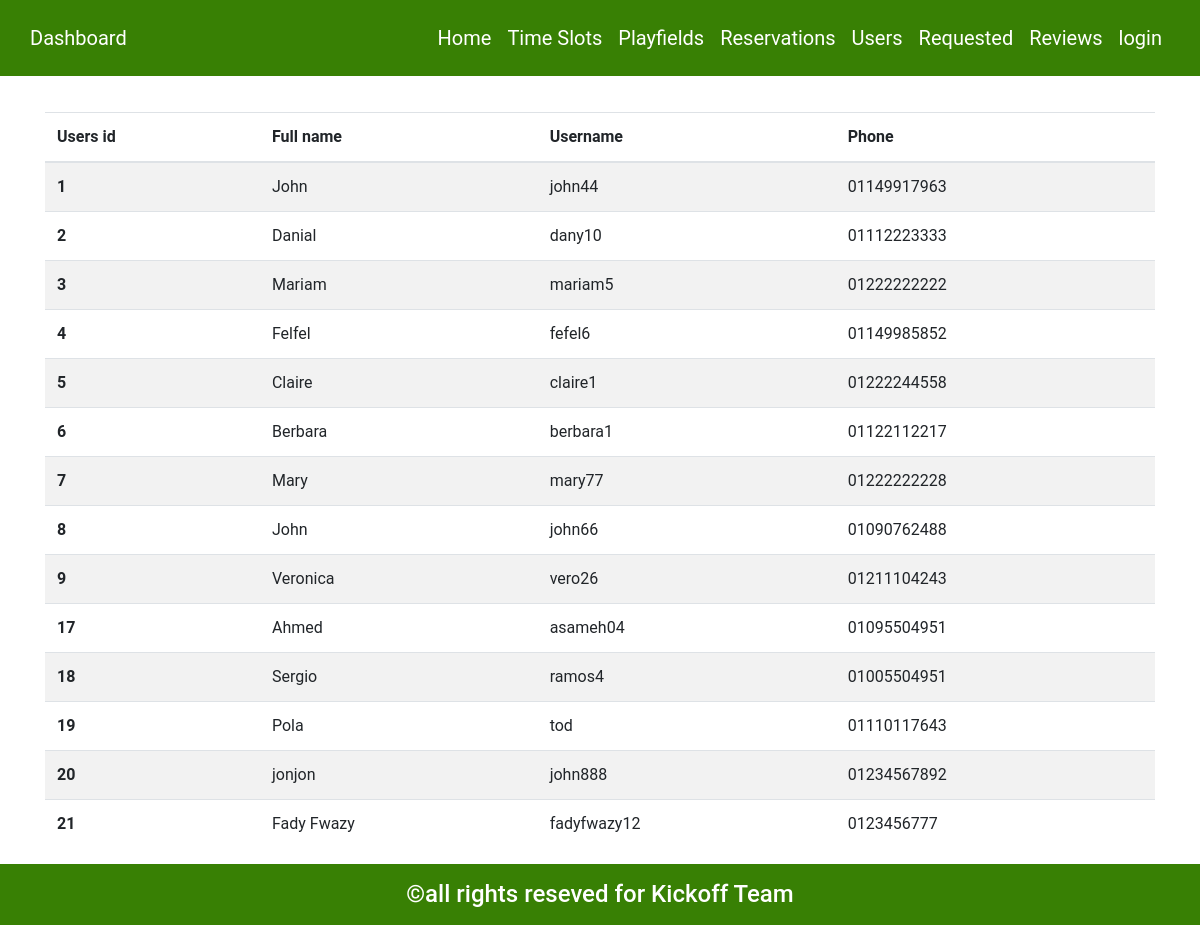
/dashboard/users.php, run on the app's committed database.
### tables this page shows
CREATE TABLE `users` (
  `users_id` int(11) NOT NULL,
  `full_name` varchar(255) NOT NULL,
  `uname` varchar(255) NOT NULL,
  `phone` varchar(255) NOT NULL,
  `pass` varchar(100) NOT NULL
);

### dashboard/users.php (the view, shortened to what this page needs)
<!DOCTYPE html>
<html lang="en">
    <head>
        <link rel="stylesheet" href="css/bootstrap.min.css">
        <link rel="stylesheet" href="css/all.css">
        <link rel="stylesheet" href="css/dashboard_style.css">
    </head>
    <body>
        <?php include('includes/navbar.php') ?>
        <section class="reservations-details mt-7">
            <div class="container">
                <div class="row">
                    <div class="col-12">
                        <div class="row no-gutters">
                            <div class="col-12">
                                <div class="table-responsive">
                                    <table class="table table-striped min-height-table">
                                        <thead>
                                            <tr>
                                                <th scope="col">Users id</th>
                                                <th scope="col">Full name</th>
                                                <th scope="col">Username</th>
                                                <th scope="col">Phone</th>
                                            </tr>
                                        </thead>
                                        <tbody>
                                            <?php
                                            require_once('connection.php');
                                            $users = "SELECT * FROM users ORDER by users_id ASC";
                                            $query = mysqli_query($conn,$users) or die("Error:".mysqli_error($conn)) ;
                                            $result= mysqli_fetch_array($query);
                                            do{
                                            ?>
                                            <tr>
                                                <th scope="row"><?php echo $result ['users_id']; ?></th>
                                                <td><?php echo $result ['full_name']; ?></td>
                                                <td><?php echo $result ['uname']; ?></td>
                                                <td><?php echo $result ['phone']; ?></td>
                                            </tr>
                                            <?php
                                            }
                                            while($result=mysqli_fetch_array($query));
                                            ?>
                                        </tbody>
                                    </table>
                                </div>
                            </div>
                        </div>
                    </div>
                </div>
            </div>
        </section>
    </body>
</html>

### dashboard/includes/navbar.php (shortened to what this page needs)
<!DOCTYPE html>
<html lang="en">
    <head>
        <link rel="stylesheet" href="css/bootstrap.min.css">
        <link rel="stylesheet" href="css/all.css">
        <link rel="stylesheet" href="css/dashboard_style.css">
    </head>
    <body>
        <nav class="navbar navbar-expand-lg navbar-dark bg-main fixed-top">
            <div class="container-fluid">
                <a class="navbar-brand" href="dashboard.php">Dashboard</a>
                <div class="collapse navbar-collapse" id="collapsibleNavId">
                    <ul class="navbar-nav ml-auto mt-2 mt-lg-0">
                        <li class="nav-item">
                            <a class="nav-link" href="dashboard.php">Home</a>
                        </li>
                        <li class="nav-item">
                            <a class="nav-link" href="timeslots.php">Time Slots</a>
                        </li>
                        <li class="nav-item">
                            <a class="nav-link" href="playfields.php">Playfields</a>
                        </li>
                        <li class="nav-item">
                            <a class="nav-link" href="reservations.php">Reservations</a>
                        </li>
                        <li class="nav-item">
                            <a class="nav-link" href="users.php">Users</a>
                        </li>
                        <li class="nav-item">
                            <a class="nav-link" href="requestedplayfield.php">Requested</a>
                        </li>
                        <li class="nav-item">
                            <a class="nav-link" href="reviews.php">Reviews</a>
                        </li>
                        <?php
                        if (!isset($_SESSION['uname'])) {
                            echo "<li class='nav-item'>
                            <a class='nav-link text-white' href='index.php'>login</a>
                            </li>";
                        }
                        ?>
                    </ul>
                </div>
            </div>
        </nav>
    </body>
</html>

### dashboard/css/dashboard_style.css (style rules this page uses)
.bg-main { background-color: #388004; }
.mt-7 { margin-top: 7rem; }
.min-height-table { min-height: 550px; }
body { font-family: 'Roboto', sans-serif; }
.navbar { padding: 15px; }
.navbar .navbar-brand { font-size: 20px; }
.navbar-dark .navbar-nav .nav-link { color: #fff; font-size: 20px; }
.table-responsive { overflow-y: auto; }

### data on the page
users: users_id "1", full_name "John", uname "john44", phone "01149917963"
users: users_id "2", full_name "Danial", uname "dany10", phone "01112223333"
users: users_id "3", full_name "Mariam", uname "mariam5", phone "01222222222"
users: users_id "4", full_name "Felfel", uname "fefel6", phone "01149985852"
users: users_id "5", full_name "Claire", uname "claire1", phone "01222244558"
users: users_id "6", full_name "Berbara", uname "berbara1", phone "01122112217"
users: users_id "7", full_name "Mary", uname "mary77", phone "01222222228"
users: users_id "8", full_name "John", uname "john66", phone "01090762488"
users: users_id "9", full_name "Veronica", uname "vero26", phone "01211104243"
users: users_id "17", full_name "Ahmed", uname "asameh04", phone "01095504951"
users: users_id "18", full_name "Sergio", uname "ramos4", phone "01005504951"
users: users_id "19", full_name "Pola", uname "tod", phone "01110117643"
users: users_id "20", full_name "jonjon", uname "john888", phone "01234567892"
users: users_id "21", full_name "Fady Fwazy", uname "fadyfwazy12", phone "0123456777"
